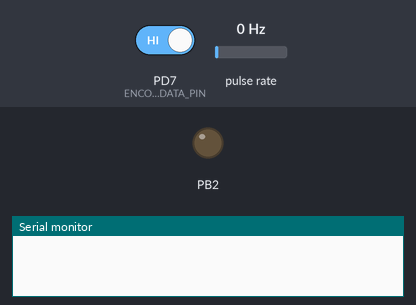
A program run on a simulated ATmega8, built with avr-gcc and emulated at 8 MHz. On the bench: output pins drawn as LEDs (lit = HIGH), the last lines printed to the serial monitor. Wiring (inferred from the names in the program): pulse sensor: data PD2. Inputs (shaded band) come from the test bench; at power-on: pulse rate 0 Hz, PD7 (ENCODER_DATA_PIN) HIGH.

Above: at 1.2 s.
1.3 s: pulse rate (sensor on PD2) set to 4 Hz
At 1.67 s:
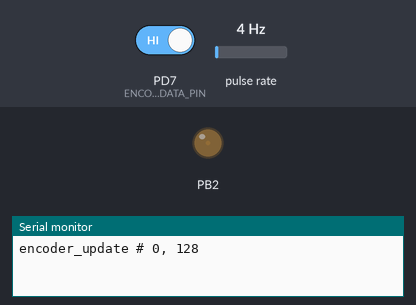
4.3 s: pulse rate (sensor on PD2) set to 50 Hz
At 7.1 s:
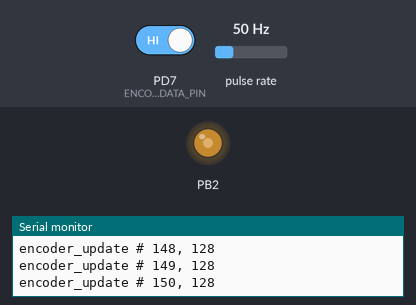
7.3 s: PD7 (ENCODER_DATA_PIN) driven LOW
At 10.7 s:
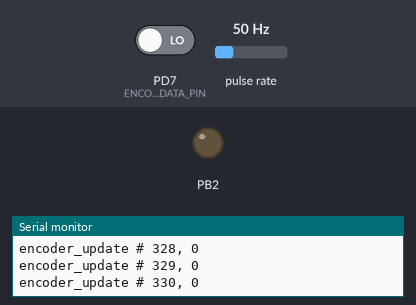
Timing chart, 0 to 12.2 s (numbered marks = the images above; inputs shaded):
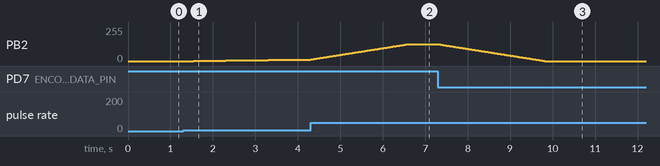

The program:

main.c
```c
// (licence header left out)
#include <avr/io.h>
#include <stdio.h>
#include <avr/interrupt.h>
#include "main.h"
#include "uart.h"
#include "encoder.h"
#include "timers.h"


#define PWM_Period 127

enum io_state_t {
	IDLE, AWAITING_ANY_RESPONSE, AWAITING_UART_ECHO, ENCODER_UPDATE
} io_state;

char cbuf;

struct tda5140_motor_t {
	uint16_t tacho_count;
	uint16_t last_tacho_value;
	enum motor_state_t {
		SPINNING_UP, STALL, NORMAL_RUNNING, NORMAL_DOWN
	} motor_state;
} tda5140_motor;


int main() {
	sei();
	init();
	loop();
}

void init() {
	uart_init();
	encoder_init();
	pwm_init();
	pwm_set_busy_cycle(0);
	stdout = &uart_stdout;
}

//TODO: design FSMs (tacho data handling)
void loop() {

	uint16_t loop_counter = 0;
	uint8_t encoder_value = 0;
	uint8_t direction = 0;
	static int encoder_update_count = 0;
	for (;;) {

		switch (io_state) {
		case AWAITING_ANY_RESPONSE:
			display_vals(loop_counter, encoder_value);
			io_state = IDLE;
			break;
		case AWAITING_UART_ECHO:
			printf("some data received, %c\n", cbuf);
			io_state = IDLE;
			break;
		case ENCODER_UPDATE:

			//TODO:
			direction = bit_is_set(ENCODER_DATA_PINS, ENCODER_DATA_PIN);
			if (direction) {
				encoder_value++;
			} else {
				encoder_value--;
			}

			if (encoder_value == 0xFF) { //overflow
				encoder_value = 0;
			} else if (encoder_value > PWM_Period) {
				encoder_value = PWM_Period;
			}

			pwm_set_busy_cycle(encoder_value);


			printf("encoder_update # %d, %d\n", encoder_update_count++,
					direction);


			io_state = IDLE;
			break;
		case IDLE:
			// TODO: Anything that can not be handled in interrupt should polled
			break;
		default:
			break;
		}

		loop_counter++;
	}
}

void display_vals(uint16_t count, uint8_t encoder_value) {
	//RPM: 60 * (tacho value / coils)
	//EV: encoder value (debug value)
	//CR: char received
	printf("RPM: %u, EV: %u CR: %c \n",
			tda5140_motor.last_tacho_value / 12 * 60,
			encoder_value, cbuf);
}

//TODO: get a clue on better and moar stylish interrupt routines

ISR(USART_RXC_vect) {

	cli();
	cbuf = UDR; //UDR Should be read explicitly
	switch (cbuf) {
	case 'a':
		io_state = AWAITING_ANY_RESPONSE;
		break;
	case 'b':
	default:
		io_state = AWAITING_UART_ECHO;
		break;
	}
	sei();
}

//TODO: meh, I need serve this interrupt inside encoder library,
//		still in search for elegant approach, as in prev. routine
ISR(ENCODER_INTERRUPT_VECT) {
	io_state = ENCODER_UPDATE;
}

ISR(INT1_vect) {
	tda5140_motor.tacho_count++;
}

//TODO: write small utility for using binary protocol

/**
 * Final protocol is somewhat like:
 * 			octet content		description
 * 			0x00 MAGIC_NUMBER	(TR START INDICATOR)
 * 			0x01 COMMAND		(0x00 tacho output 0x01 - set RPM)
 * 			0x02 ARGUMENT		(if COMMAND is 0x01 - RPM)
 *
 * Responce:
 * 			0x00 MAGIC_NUMBER
 * 			0x01 RESPONSE Low Octet
 * 			0x02 RESPONSE High Octet
 *
 */

ISR(TIMER2_OVF_vect) {
	static uint8_t interrupt_counter = 0;

	if (interrupt_counter > SECOND_OVF_INTERRUPT_COUNT) {
		tda5140_motor.last_tacho_value = tda5140_motor.tacho_count;
		tda5140_motor.tacho_count = 0;
		interrupt_counter = 1;
	} else {
		interrupt_counter++;
	};
}
//TODO: eradicate todos,
//NOTE: this is still hobby project and I'm wearing protective
//      googles while using this piece of code. spin safe.

//TODO: integrate watchdog
```

encoder.c
```c
#include <avr/io.h>
//for single encoder at the moment

void encoder_init() {
	DDRD &= ~(_BV(DDD2) | _BV(DDD7)); //clear bits on inputs
	PORTD |= _BV(PD2) | _BV(PD7); // Enable pull-up resistor
	MCUCR |= _BV(ISC01); // ISC00 0, ISC01 1: Generate interrupt on falling edge
	GICR |= _BV(INT0); // Enable interrupt INT0
}
```

encoder.h
```c
/*
 * encoder.h
 *
 *  Created on: Dec 12, 2017
 *      Author: manfred
 */

#ifndef ENCODER_H_
#define ENCODER_H_

#if defined  (__AVR_ATmega8__)
#else
#error("Device not supported, only ATmega8 at the moment")
#endif


void encoder_init();

#endif /* ENCODER_H_ */
```

main.h
```c
/*
 * main.h
 *
 *  Created on: Dec 5, 2017
 *      Author: manfred
 */

#ifndef MAIN_H_
#define MAIN_H_

#define ENCODER_INT_PIN PD2
#define ENCODER_DATA_PINS PIND
#define ENCODER_DATA_PORT PORTD
#define ENCODER_DATA_PIN PIND7


#define ENCODER_INTERRUPT_VECT INT0_vect
#define TACHO_INTERRUPT INT1

void init();
void loop();
void display_vals(uint16_t, uint8_t);

#endif /* MAIN_H_ */
```

timers.c
```c
#include <avr/io.h>
#include <inttypes.h>

#include "timers.h"

/**

 *  this setup assumes you need only one pwm channel and
 *  variable PWM period really matters.
 *  if you need second 16 bit PWM channel, you'd
 *  probably found wrong piece of code
 *
 */

inline void pwm_init() {
	//PRR.PRTIM0 should be zero, nobody needs PRADC so turning it on
	//Select mode:
	// OC0B Enabled, non inverting. OC0A Disconnected
	// Selecting fast PWM mode 15

	TCCR1A = _BV(COM1B1) | _BV(WGM10) | _BV(WGM11);
	TCCR1B = _BV(WGM12) | _BV(WGM13) | _BV(CS10); // no prescaler

	// Well, Now setting TOP Value (OCR1A)
	OCR1A = 255;
	OCR1B = 0;
	DDRB |= _BV(DDB2); //set port as output
}

inline void pwm_set_period(uint16_t pwm_period) {
	OCR1A = pwm_period;
}

inline void pwm_set_busy_cycle(uint16_t busy_cycle) {
	OCR1B = busy_cycle;
}

/**
 * Initializes timer/counter2 in normal mode,
 * enabling overflow interrupt.
 * each 61 interrupt cycle we would probably like to
 */
void timer2_init() {
	TCCR2 |= TIMER_2_PRESCALER_1024;
	TIMSK |= TOIE2; //enable interrupt
}
```

timers.h
```c
/*
 * pwm.h
 *
 *  Created on: Dec 12, 2017
 *      Author: manfred
 */

#ifndef TIMERS_H_
#define TIMERS_H_

// clkio/1024
#define TIMER_2_PRESCALER_1024 (_BV(CS22) | _BV(CS21) | _BV(CS20))

// here we define, how much overflows we will get
// using 1024 times prescaled timer during one second
// to avoid computations

#if F_CPU==16000000
#define SECOND_OVF_INTERRUPT_COUNT 61
#elif F_CPU==8000000
#define SECOND_OVF_INTERRUPT_COUNT 30
#else
#error "Current F_CPU is not supported. Add your values please"
#endif

// TODO: think about consistent API (if feasible and makes sense)

// 16 bit timer/Counter 1 fast pwm
void pwm_init();
void pwm_set_period(uint16_t period);
void pwm_set_busy_cycle(uint16_t busy_cycle);
void timer2_init();

#endif /* TIMERS_H_ */
```

uart.c
```c
/*
 * uart.c
 *
 *  Created on: Dec 12, 2017
 *      Author: manfred
 */
#include <avr/io.h>
#include <stdio.h>
#include "uart.h"


FILE uart_stdout = FDEV_SETUP_STREAM(uart_putchar, NULL, _FDEV_SETUP_WRITE);

int uart_putchar(char c, FILE *stream) {
	if (c == '\n')
		uart_putchar('\r', stream);
	loop_until_bit_is_set(UCSRA, UDRE); //busy wait until transmit buf is empty
	UDR = c;
	return 0;
}

void uart_init() {
	UCSRB |= (1 << RXEN) | (1 << TXEN) | _BV(RXCIE); // TX, RX and RX interrupt
	UCSRC |= (1 << URSEL) | (1 << UCSZ0) | (1 << UCSZ1); //
	UBRRL = UBRRL_38400_VAL; //At 16 MHz 38400 is reasonable choice for a bit rate
}
```

uart.h
```c
/*
 * uart.h
 *
 *  Created on: Dec 12, 2017
 *      Author: manfred
 */

#ifndef UART_H_
#define UART_H_

FILE uart_stdout;
void uart_init();
int uart_putchar(char c, FILE *stream);

//this is somewhat strange attempt to get consistant stuff at list
//somewhere, but now uart in this project is compatible both for 16MHz and 8

#if F_CPU==16000000
#define UBRRL_38400_VAL 0x19
#elif F_CPU==8000000
#define UBRRL_38400_VAL 0x00C
#else
#error "Current F_CPU is not defined by current uart impl. Refer to uart.h"
#endif

#endif /* UART_H_ */
```

Measured:
- after the input at 1.3 s, PB2: moves from 0/255 to 11/255 over 2.5 s, starting after 0.25 s
- after the input at 7.3 s, PB2: moves from 127/255 to 0/255 over 2.5 s, starting at once
